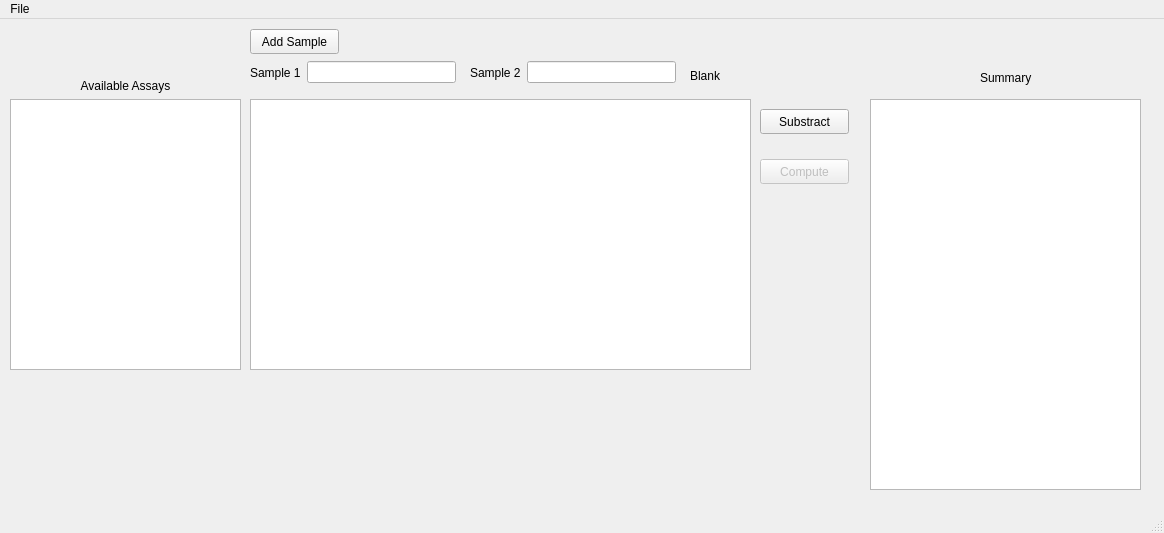
<?xml version="1.0" encoding="UTF-8"?>
<ui version="4.0">
 <class>MainWindow</class>
 <widget class="QMainWindow" name="MainWindow">
  <property name="geometry">
   <rect>
    <x>0</x>
    <y>0</y>
    <width>1164</width>
    <height>533</height>
   </rect>
  </property>
  <property name="windowTitle">
   <string>MainWindow</string>
  </property>
  <widget class="QWidget" name="centralwidget">
   <widget class="QPushButton" name="uiComputeButton">
    <property name="enabled">
     <bool>false</bool>
    </property>
    <property name="geometry">
     <rect>
      <x>760</x>
      <y>140</y>
      <width>89</width>
      <height>25</height>
     </rect>
    </property>
    <property name="text">
     <string>Compute</string>
    </property>
   </widget>
   <widget class="QTableView" name="uiWellTableView">
    <property name="geometry">
     <rect>
      <x>250</x>
      <y>80</y>
      <width>501</width>
      <height>271</height>
     </rect>
    </property>
    <property name="font">
     <font>
      <pointsize>14</pointsize>
      <weight>50</weight>
      <bold>false</bold>
     </font>
    </property>
   </widget>
   <widget class="QLabel" name="label_7">
    <property name="geometry">
     <rect>
      <x>690</x>
      <y>46</y>
      <width>67</width>
      <height>21</height>
     </rect>
    </property>
    <property name="text">
     <string>Blank</string>
    </property>
   </widget>
   <widget class="QTableView" name="uiSummaryTableView">
    <property name="geometry">
     <rect>
      <x>870</x>
      <y>80</y>
      <width>271</width>
      <height>391</height>
     </rect>
    </property>
   </widget>
   <widget class="QWidget" name="layoutWidget">
    <property name="geometry">
     <rect>
      <x>470</x>
      <y>40</y>
      <width>206</width>
      <height>27</height>
     </rect>
    </property>
    <layout class="QHBoxLayout" name="horizontalLayout_3">
     <item>
      <widget class="QLabel" name="label_6">
       <property name="text">
        <string>Sample 2</string>
       </property>
      </widget>
     </item>
     <item>
      <widget class="QLineEdit" name="uiComp2Line">
       <property name="toolTip">
        <string>&lt;html&gt;&lt;head/&gt;&lt;body&gt;&lt;p&gt;Name of the Second Compound&lt;/p&gt;&lt;/body&gt;&lt;/html&gt;</string>
       </property>
      </widget>
     </item>
    </layout>
   </widget>
   <widget class="QPushButton" name="uiSubstractButton">
    <property name="geometry">
     <rect>
      <x>760</x>
      <y>90</y>
      <width>89</width>
      <height>25</height>
     </rect>
    </property>
    <property name="text">
     <string>Substract</string>
    </property>
   </widget>
   <widget class="QWidget" name="layoutWidget_2">
    <property name="geometry">
     <rect>
      <x>250</x>
      <y>40</y>
      <width>206</width>
      <height>27</height>
     </rect>
    </property>
    <layout class="QHBoxLayout" name="horizontalLayout_2">
     <item>
      <widget class="QLabel" name="label_5">
       <property name="text">
        <string>Sample 1</string>
       </property>
      </widget>
     </item>
     <item>
      <widget class="QLineEdit" name="uiComp1Line">
       <property name="toolTip">
        <string>Name of the First Compound</string>
       </property>
      </widget>
     </item>
    </layout>
   </widget>
   <widget class="QLabel" name="label">
    <property name="geometry">
     <rect>
      <x>980</x>
      <y>50</y>
      <width>67</width>
      <height>17</height>
     </rect>
    </property>
    <property name="text">
     <string>Summary</string>
    </property>
   </widget>
   <widget class="QPushButton" name="uiAddSampleButton">
    <property name="geometry">
     <rect>
      <x>250</x>
      <y>10</y>
      <width>89</width>
      <height>25</height>
     </rect>
    </property>
    <property name="text">
     <string>Add Sample</string>
    </property>
   </widget>
   <widget class="QWidget" name="">
    <property name="geometry">
     <rect>
      <x>10</x>
      <y>60</y>
      <width>231</width>
      <height>291</height>
     </rect>
    </property>
    <layout class="QVBoxLayout" name="verticalLayout">
     <item>
      <widget class="QLabel" name="label_2">
       <property name="text">
        <string>Available Assays</string>
       </property>
       <property name="alignment">
        <set>Qt::AlignCenter</set>
       </property>
      </widget>
     </item>
     <item>
      <widget class="QTableView" name="uiAssaysList"/>
     </item>
    </layout>
   </widget>
  </widget>
  <widget class="QMenuBar" name="menubar">
   <property name="geometry">
    <rect>
     <x>0</x>
     <y>0</y>
     <width>1164</width>
     <height>22</height>
    </rect>
   </property>
   <widget class="QMenu" name="menuFile">
    <property name="title">
     <string>File</string>
    </property>
    <widget class="QMenu" name="menuNew_Assay">
     <property name="title">
      <string>New Assay</string>
     </property>
     <addaction name="uiActionMIC"/>
     <addaction name="uiActionMTT"/>
    </widget>
    <addaction name="menuNew_Assay"/>
   </widget>
   <addaction name="menuFile"/>
  </widget>
  <widget class="QStatusBar" name="statusbar"/>
  <action name="uiActionMIC">
   <property name="text">
    <string>MIC</string>
   </property>
  </action>
  <action name="uiActionMTT">
   <property name="text">
    <string>MTT</string>
   </property>
  </action>
 </widget>
 <resources/>
 <connections/>
</ui>
